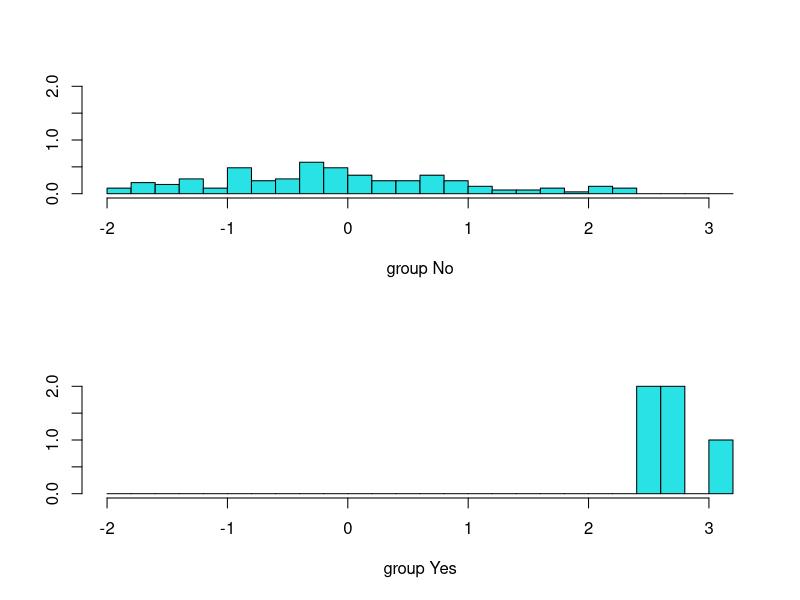

Write the R code that produced this figure. (Note: this script raises an error after producing the figure.)
library(MASS)
library(ggplot2)
data = read.csv("7.csv")

dim(data)
str(data)
summary(data)

attach(data)
data


set.seed(1)
row.number = sample(1:nrow(data),0.6*nrow(data))
row.number
train = data[row.number,]
test = data[-row.number,]

dim(train)
dim(test)

attach(train)

model2 = lda(default~student+balance+income,data=train)
model2
summary(model2)

attach(train)
pred1 = predict(model2,data = train)
table(pred1$class,default)

attach(test)
pred2 = predict(model2,newdata = test)
pred2
table(pred2$class,default)


ldahist(pred1$x[,1], g= pred1$class)

par(mfrow=c(1,1))
plot(pred2$x[,1], pred2$class, col=test$default)
